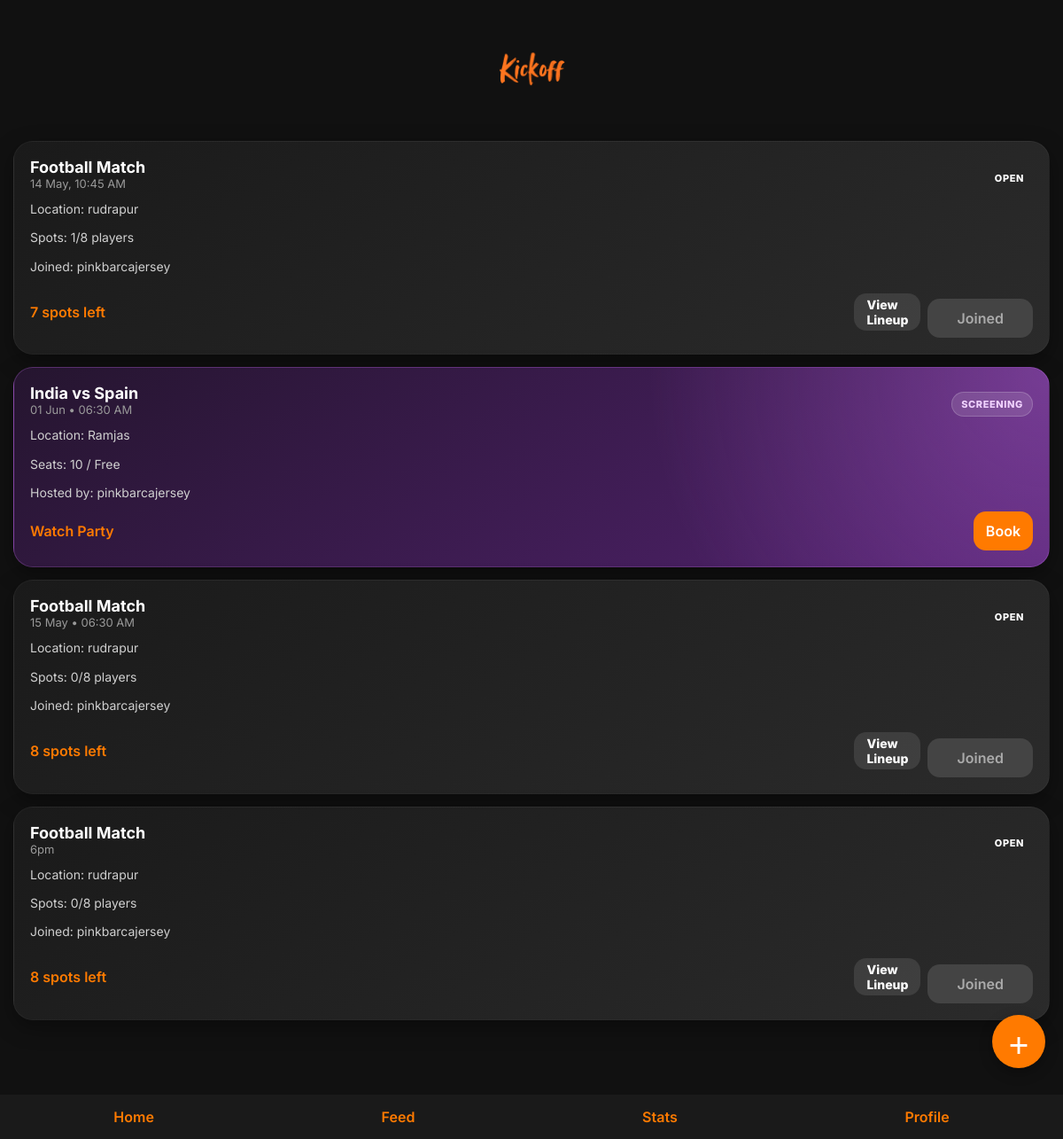
Screenshot of /matches (signed in) with the database file from the repository.
### app.py (models this page shows)
class User(UserMixin, db.Model):
    id = db.Column(db.Integer, primary_key=True)
    name = db.Column(db.String(100), default="")
    username = db.Column(db.String(100), unique=True, nullable=False)
    password = db.Column(db.String(100), nullable=False)
    position = db.Column(db.String(100), default="")
    location = db.Column(db.String(100), default="")
    favorite_club = db.Column(db.String(100), default="")
    fan_label = db.Column(db.String(100), default="")
    player_level = db.Column(db.String(100), default="")
    avatar = db.Column(db.String(100), default="barca.png")
    matches_created = db.relationship("Match", back_populates="creator")
    screenings_hosted = db.relationship("Screening", back_populates="creator")
    match_participations = db.relationship("MatchParticipant", back_populates="user")
    joined_matches = db.relationship(
        "Match",
        secondary="match_participant",
        primaryjoin="User.id == MatchParticipant.user_id",
        secondaryjoin="Match.id == MatchParticipant.match_id",
        viewonly=True
    )

class Match(db.Model):
    id = db.Column(db.Integer, primary_key=True)
    location = db.Column(db.String(100), nullable=False)
    time = db.Column(db.String(100), nullable=False)
    starts_at = db.Column(db.DateTime)
    formation = db.Column(db.String(20), default="4-3-3")
    players = db.Column(db.Integer, nullable=False)
    joined = db.Column(db.Integer, default=0)
    created = db.Column(db.DateTime, default=datetime.utcnow)
    user_id = db.Column(db.Integer, db.ForeignKey("user.id"))
    creator = db.relationship("User", back_populates="matches_created")
    participants = db.relationship("MatchParticipant", back_populates="match")
    lineup_slots = db.relationship("LineupSlot", back_populates="match")
    joined_users = db.relationship(
        "User",
        secondary="match_participant",
        primaryjoin="Match.id == MatchParticipant.match_id",
        secondaryjoin="User.id == MatchParticipant.user_id",
        viewonly=True
    )
    @property
    def display_time(self):
        if self.starts_at:
            return self.starts_at.strftime("%d %b, %I:%M %p")
        return self.time

class Screening(db.Model):
    id = db.Column(db.Integer, primary_key=True)
    match_name = db.Column(db.String(150), nullable=False)
    location = db.Column(db.String(100), nullable=False)
    time = db.Column(db.String(100), nullable=False)
    starts_at = db.Column(db.DateTime)
    seats = db.Column(db.Integer, nullable=False)
    entry_type = db.Column(db.String(50), default="")
    price = db.Column(db.String(50), default="")
    booking_link = db.Column(db.String(300), default="")
    created = db.Column(db.DateTime, default=datetime.utcnow)
    user_id = db.Column(db.Integer, db.ForeignKey("user.id"))
    creator = db.relationship("User", back_populates="screenings_hosted")
    @property
    def display_time(self):
        if self.starts_at:
            return self.starts_at.strftime("%d %b, %I:%M %p")
        return self.time

### app.py (the view)
@app.route("/matches")
@login_required
def view_matches():
    matches = Match.query.order_by(Match.created.desc()).all()
    screenings = Screening.query.order_by(Screening.created.desc()).all()
    return render_template(
        "matches.html",
        **get_event_feed_context(matches, screenings)
    )

### app.py (called while the page is built)
@login_manager.user_loader
def load_user(user_id):
    return db.session.get(User, int(user_id))

def get_screening_hostnames(screenings):
    host_ids = {screening.user_id for screening in screenings if screening.user_id}
    if not host_ids:
        return {}
    return {
        user.id: user.username
        for user in User.query.filter(User.id.in_(host_ids)).all()
    }

def get_event_feed_context(matches, screenings):
    events = [
        {"type": "match", "item": match}
        for match in matches
    ] + [
        {"type": "screening", "item": screening}
        for screening in screenings
    ]
    events.sort(
        key=lambda event: event["item"].created or datetime.min,
        reverse=True
    )
    return {
        **get_match_feed_context(matches),
        "screenings": screenings,
        "screening_hostnames": get_screening_hostnames(screenings),
        "events": events
    }

### templates/matches.html (shortened to what this page needs)
<!DOCTYPE html>
<html>
<head>
    <link rel="stylesheet" href="{{ url_for('static', filename='styles.css') }}">
</head>
<body>
    <div class="logo-container">
        <img src="{{ url_for('static', filename='images/logo.png') }}"
             class="logo"
             alt="Kickoff Logo">
    </div>
    <div class="feed-container">
        {% if events %}
            {% for event in events %}
                {% if event.type == "match" %}
                    {% set match = event.item %}
                    {% include "_match_card.html" %}
                {% else %}
                    {% set screening = event.item %}
                    {% include "_screening_card.html" %}
                {% endif %}
            {% endfor %}
        {% endif %}
    </div>
    <a href="/create" class="fab">
        +
    </a>
    <div class="bottom-nav">
        <a href="/">Home</a>
        <a href="/matches">Feed</a>
        <a href="/stats">Stats</a>
        <a href="/profile">Profile</a>
    </div>
</body>
</html>

### templates/_match_card.html
<div class="match-card active-match">
    <div class="match-top">
        <div>
            <div class="match-title">
                Football Match
            </div>
            <div class="match-time">
                {{ match.display_time }}
            </div>
        </div>
        {% if match.joined >= match.players %}
            <span class="match-status fulltime">
                FULL
            </span>
        {% else %}
            <span class="match-status">
                OPEN
            </span>
        {% endif %}
    </div>
    <div class="match-info">
        Location: {{ match.location }}
    </div>
    <div class="match-info">
        Spots: {{ match.joined }}/{{ match.players }} players
    </div>
    <div class="match-info">
        Joined:
        {% set names = participant_names.get(match.id, []) %}
        {% if names %}
            {{ names|join(", ") }}
        {% else %}
            No players yet
        {% endif %}
    </div>
    <div class="match-footer">
        <span class="players">
            {{ match.players - match.joined }} spots left
        </span>
        <div class="match-actions">
            <a href="/match/{{ match.id }}/lineup" class="lineup-link">
                View Lineup
            </a>
            {% if match.id in joined_match_ids %}
                <button class="join-btn full" disabled>
                    Joined
                </button>
            {% elif match.joined >= match.players %}
                <button class="join-btn full" disabled>
                    Full
                </button>
            {% else %}
                <form action="/join/{{ match.id }}" method="POST">
                    <button class="join-btn">
                        Join Match
                    </button>
                </form>
            {% endif %}
        </div>
    </div>
</div>

### templates/_screening_card.html (shortened to what this page needs)
<div class="match-card screening-card">
    <div class="match-top">
        <div>
            <div class="match-title">
                {{ screening.match_name }}
            </div>
            <div class="match-time">
                {{ screening.display_time }}
            </div>
        </div>
        <span class="match-status screening-status">
            SCREENING
        </span>
    </div>
    <div class="match-info">
        Location: {{ screening.location }}
    </div>
    <div class="match-info">
        Seats: {{ screening.seats }}
        {% if screening.entry_type %}
            / {{ screening.entry_type }}
        {% endif %}
    </div>
    <div class="match-info">
        Hosted by:
        {{ screening_hostnames.get(screening.user_id, "Unknown") }}
    </div>
    <div class="match-footer">
        <span class="players screening-players">
            Watch Party
        </span>
        {% if screening.booking_link %}
            <a href="{{ screening.booking_link }}"
               class="join-btn screening-btn"
               target="_blank"
               rel="noopener noreferrer">
                Book
            </a>
        {% else %}
            <button class="join-btn screening-btn" disabled>
                No Link
            </button>
        {% endif %}
    </div>
</div>

### static/styles.css (style rules this page uses)
body { margin: 0; padding: 0; background-color: #111111; color: white; font-family: "Inter", -apple-system, BlinkMacSystemFont, "Segoe UI", sans-serif; }
.logo-container { text-align: center; margin-top: 20px; }
.logo { width: 120px; }
button { width: 100%; padding: 14px; margin-top: 15px; border: none; border-radius: 12px; background-color: #ff7a00; color: white; font-size: 16px; font-weight: 600; font-family: "Inter", -apple-system, BlinkMacSystemFont, "Segoe UI", sans-serif; cursor: pointer; }
.bottom-nav { position: fixed; bottom: 0; width: 100%; background-color: #1a1a1a; display: flex; justify-content: space-around; padding: 15px 0; z-index: 1000; }
.bottom-nav a { color: #ff7a00; text-decoration: none; font-weight: 600; font-family: "Inter", -apple-system, BlinkMacSystemFont, "Segoe UI", sans-serif; }
.fab { position: fixed; bottom: 80px; right: 20px; width: 60px; height: 60px; background-color: #ff7a00; color: white; font-family: "Helvetica Neue", "SF Pro Display", Arial, sans-serif; font-size: 42px; font-weight: 200; text-align: center; line-height: 54px; border-radius: 50%; text-decoration: none; letter-spacing: 0; box-shadow: 0 5px 15px rgba(0,0,0,0.3); }
.feed-container { padding: 15px; padding-bottom: 120px; }
.match-card { background: linear-gradient(145deg, #1a1a1a, #2b2b2b); border-radius: 22px; padding: 18px; margin-bottom: 14px; border: 1px solid rgba(255,255,255,0.04); box-shadow: 0 8px 24px rgba(0,0,0,0.35); }
.screening-card { background: radial-gradient(circle at top right, rgba(214, 122, 255, 0.32), transparent 38%), linear-gradient(145deg, #25152f, #52226f); border: 1px solid rgba(214, 122, 255, 0.24); }
.screening-status { background: rgba(255,255,255,0.12); color: #f1d3ff; border: 1px solid rgba(255,255,255,0.18); }
.screening-players { color: #f1d3ff; }
.screening-btn { background: #b84cff; text-decoration: none; }
.match-top { display: flex; justify-content: space-between; align-items: center; margin-bottom: 10px; }
.match-title { font-size: 18px; font-weight: 700; }
.match-time { font-size: 13px; color: #9a9a9a; }
.match-info { font-size: 14px; color: #d0d0d0; margin-bottom: 10px; line-height: 1.6; }
.match-footer { display: flex; justify-content: space-between; align-items: center; gap: 12px; }
.players { color: #ff7a00; font-weight: 600; }
.join-btn { background-color: #ff7a00; border: none; padding: 12px 14px; border-radius: 14px; color: white; font-weight: 600; }
.join-btn.full { background-color: #444; color: #aaa; cursor: not-allowed; }
.match-actions { display: flex; align-items: center; gap: 8px; }
.lineup-link { display: inline-flex; align-items: center; justify-content: center; min-height: 42px; padding: 0 14px; border-radius: 14px; background: rgba(255,255,255,0.1); color: white; font-size: 14px; font-weight: 800; text-decoration: none; }
.match-status { display: inline-block; font-size: 11px; font-weight: 800; padding: 6px 10px; border-radius: 999px; letter-spacing: 0.6px; margin-top: 8px; }

### rows the page displays
User: shows "OPEN", username "pinkbarcajersey", shows "Joined", get "pinkbarcajersey"
Match: display_time "14 May, 10:45 AM", location "rudrapur", joined "1", players "8", match.players-match.joined "7"
Screening: match_name "India vs Spain", display_time "01 Jun • 06:30 AM", location "Ramjas", seats "10", entry_type "Free"
Match: display_time "15 May • 06:30 AM", location "rudrapur", joined "0", players "8", match.players-match.joined "8"
Match: display_time "6pm", location "rudrapur", joined "0", players "8", match.players-match.joined "8"
